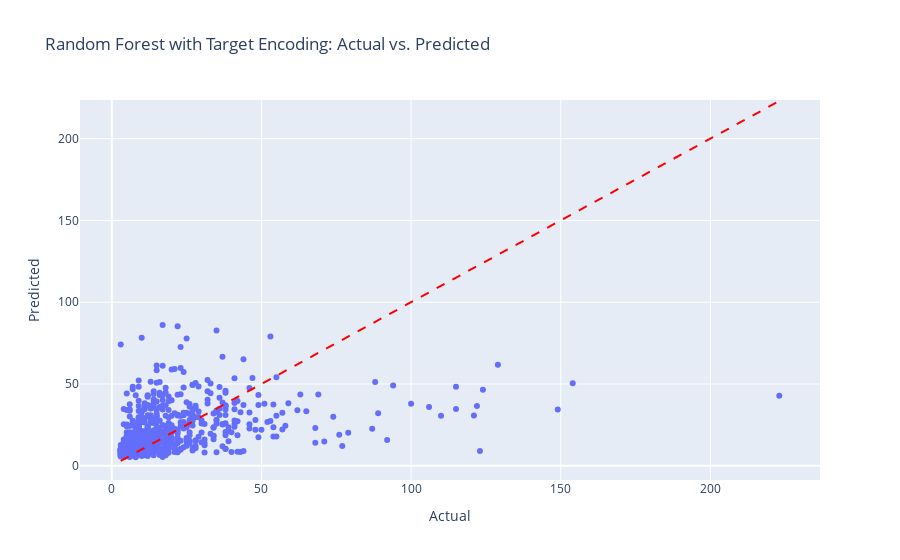

The notebook cell this image was saved under:
### Markdown cell above
## ExtraTreesRegressor

### Code cell
# Define and train ExtraTrees model
model_et = ExtraTreesRegressor(n_estimators=200, random_state=42)
model_et.fit(X_train_imputed, y_train)

# Evaluate on validation data
y_val_pred_et = model_et.predict(X_val_imputed)
rmse_val_et = (root_mean_squared_error(y_val, y_val_pred_et))
print(f"RMSE on Validation Set (ExtraTrees): {rmse_val_et:.3f}")
plot_actual_vs_pred(y_val, y_val_pred_et, "Random Forest with Target Encoding")

### Figure 1 — Plotly figure (JSON) as saved in the notebook; plotly's stock layout.template omitted (floating-point values rounded to 4 significant figures; data arrays with more than 128 entries replaced by an {"elided": "..."} marker saying what was removed)
{"data": [{"hovertemplate": "Actual=%{x}<br>Predicted=%{y}<extra></extra>", "legendgroup": "", "marker": {"color": "#636efa", "symbol": "circle"}, "mode": "markers", "name": "", "orientation": "v", "showlegend": false, "type": "scatter", "x": {"elided": "855 int values"}, "xaxis": "x", "y": {"elided": "855 float values"}, "yaxis": "y"}], "layout": {"legend": {"tracegroupgap": 0}, "shapes": [{"line": {"color": "Red", "dash": "dash"}, "type": "line", "x0": 3, "x1": 223, "y0": 3, "y1": 223}], "title": {"text": "Random Forest with Target Encoding: Actual vs. Predicted"}, "xaxis": {"anchor": "y", "domain": [0, 1], "title": {"text": "Actual"}}, "yaxis": {"anchor": "x", "domain": [0, 1], "title": {"text": "Predicted"}}}}
